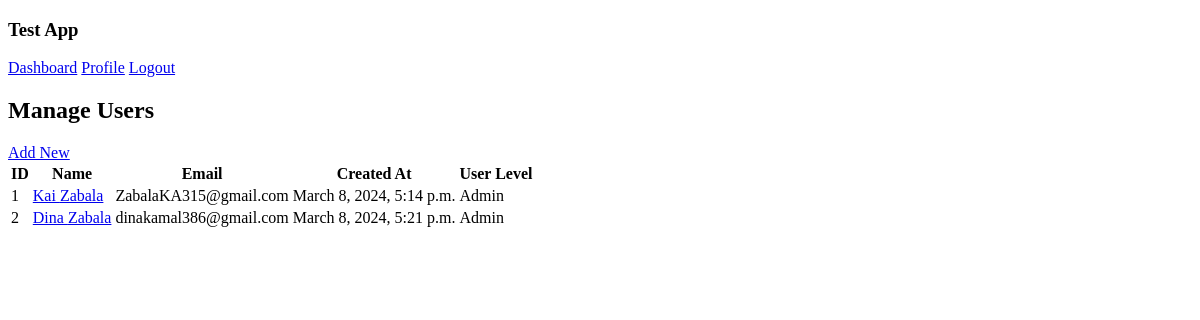
The page /dashboard/admin on the database as committed earlier.
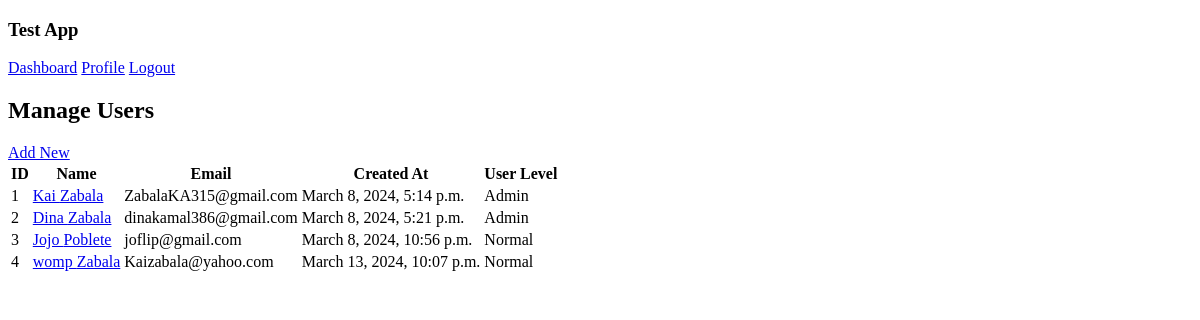
The same page on the database as committed later.
### The_dashboard/models.py (models this page shows)
class User(models.Model):
    first_name = models.CharField(max_length = 255)
    last_name = models.CharField(max_length = 255)
    email = models.CharField(max_length = 255)
    password = models.CharField(max_length = 255)
    user_level = models.IntegerField(default = 2)
    description = models.TextField(default='description')
    created_at = models.DateTimeField(auto_now_add = True)
    updated_at = models.DateTimeField(auto_now = True)

### The_dashboard/views.py (the view)
# urls.py: path('dashboard/admin', views.dashboard),
def dashboard(request):
    context = {
        'user_data' : User.objects.all()
    }
    return render(request, 'dashboard.html', context)

### The_dashboard/templates/dashboard.html (shortened to what this page needs)
<!DOCTYPE html>
<html>
    <head>
    </head>
    <body>
        <div>
            <h3>Test App</h3>
            <a href="/dashboard">Dashboard</a>
            <a href="/users/show/{{request.session.u_id}}">Profile</a>
            <a href="/logout">Logout</a>
        </div>
        <div>
            <h2>Manage Users</h2>
            <a href="/register">Add New</a>
        </div>
        <div>
            <table>
                <tr>
                    <th>ID</th>
                    <th>Name</th>
                    <th>Email</th>
                    <th>Created At</th>
                    <th>User Level</th>
                </tr>
                {% for user in user_data %}
                <tr>
                    <td>{{user.id}}</td>
                    <td><a href="/users/show/{{user.id}}">{{user.first_name}} {{user.last_name}}</a></td>
                    <td>{{user.email}}</td>
                    <td>{{user.created_at}}</td>
                    {% if user.user_level == 1 %}
                        <td>Admin</td>
                    {% elif user.user_level == 2 %}
                        <td>Normal</td>
                    {% endif %}
                </tr>
                {% endfor %}
            </table>
        </div>
    </body>
</html>

Rows that differ between the two databases and show on the page:
added User: id "3", first_name "Jojo", last_name "Poblete", email "joflip@gmail.com", created_at "March 8, 2024, 10:56 p.m.", user_level "Normal"
added User: id "4", first_name "womp", last_name "Zabala", email "Kaizabala@yahoo.com", created_at "March 13, 2024, 10:07 p.m.", user_level "Normal"
